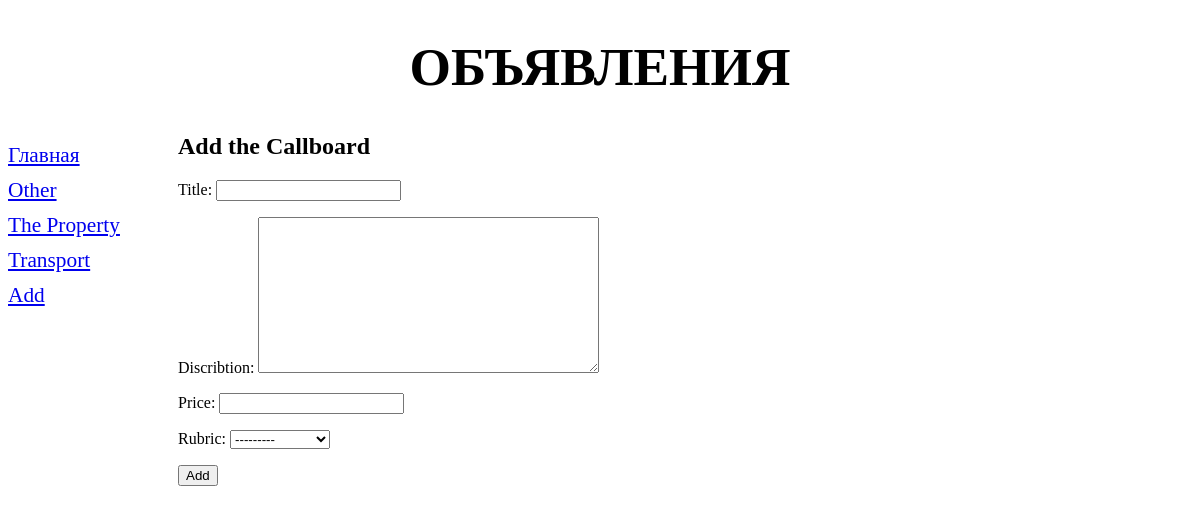
The page /bboard/add/ on the database its author committed.
### bboard/models.py (models this page shows)
class Rubric(models.Model): # модель рубрики
    name = models.CharField(max_length=20, db_index=True, verbose_name = 'Name')
    def __str__(self):
        return self.name
    class Meta:
        verbose_name_plural = 'Rubrics'
        verbose_name = 'Rubric'
        ordering = ['name']

### bboard/views.py (the view)
# urls.py: path('add/', BbCreateView.as_view(), name='add')
class BbCreateView(CreateView):
    template_name = 'bboard/create.html' # путь к файлу шаблона формы
    form_class = BbForm   # cам класс формы, связанный с моделью
    success_url = reverse_lazy('index')  # интернет-адрес, по которому будет
    def get_context_data(self, **kwargs):
        context = super().get_context_data(**kwargs)
        context['rubrics'] = Rubric.objects.all()
        return context

### bboard/forms.py
class BbForm(ModelForm):
    class Meta:
        model = Bb  # класс модели, с которой связана форма
        fields = ('title', 'content', 'price', 'rubric') #  в форме

### bboard/templates/bboard/create.html (shortened to what this page needs)
{% extends "layout/basic.html" %}
{% block content %}
<h2>Add the Callboard</h2>
<form method="post">
    {{ form.as_p }}
    <input type="submit" value="Add">
</form>
{% endblock %}

### bboard/templates/layout/basic.html (shortened to what this page needs)
{% load static %}
<!DOCTYPE html>
<html lang="en">
<head>
    <link rel="stylesheet" type="text/css" href="{% static 'bboard/style.css' %}">
</head>
<body>
    <header>
        <h1>Объявления</h1>
    </header>
    <nav>
        <a href="{% url 'index' %}">Главная</a>
        {% for rubric in rubrics %}
        <a href="{% url 'by_rubric' rubric.pk %}">{{ rubric.name }}</a>
        {% endfor %}
        <a href="{% url 'add' %}">Add</a>
    </nav>
    <section>
        {% block content %}
        {% endblock %}
    </section>
</body>
</html>

### bboard/static/bboard/style.css (style rules this page uses)
header h1 { font-size: 40pt; text-transform: uppercase; text-align: center; background: url('bg.jpg') left / auto 100% no-repeat; }
nav { font-size: 16pt; width: 150px; float: left; }
nav a { display: block; margin: 10px 0px; }
section { margin-left: 170px; }

### rows shown on the page
Rubric: name "Other"
Rubric: name "The Property"
Rubric: name "Transport"
